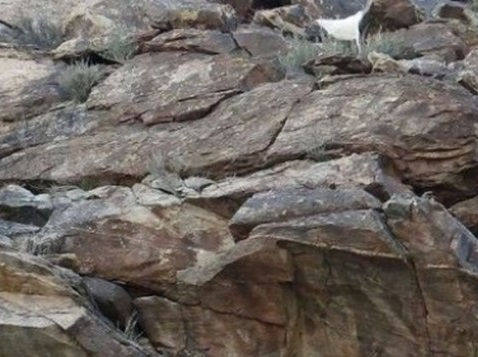
#> input picture ch_07_domain/blurred.jpg, 478 x 357 px
$ jupyter execute '126_언샤프 마스크 예제.ipynb'
#> lines starting #> are read from the running program, lines starting #| are printed output that depends on the picture
[cell 1]
import cv2, numpy as np, matplotlib.pyplot as plt

# 이미지 불러오기
img = cv2.imread('blurred.jpg', cv2.IMREAD_GRAYSCALE)
#> img: shape (357, 478); min 0, max 255, mean 103.3

# 가우시안 블러를 사용해 블러 처리
blurred_img = cv2.GaussianBlur(img, (7, 7), 0)
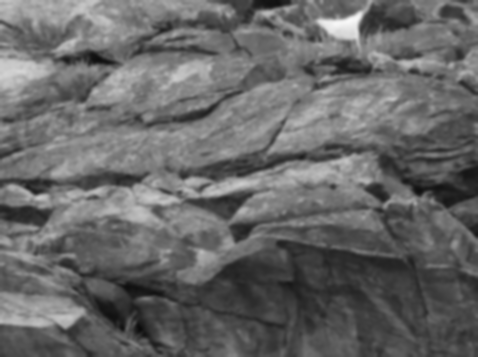
#> blurred_img: shape (357, 478); min 11, max 248, mean 103.3

# 샤프닝: 원본 이미지와 블러 이미지의 차이를 이용
alpha = 1.5  # 샤프닝 강도
img_sharpened = (1 + alpha) * img - alpha * blurred_img
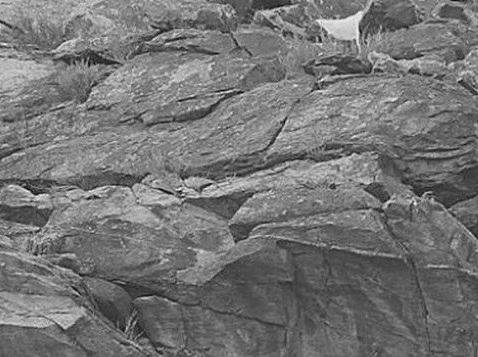
#> img_sharpened: shape (357, 478) float64; min -69.5, max 307.5, mean 103.3; drawn with min black and max white

# 원본 이미지와 샤프닝 이미지 비교 출력
plt.figure(figsize=(10, 5))

# 원본 이미지 출력
plt.subplot(1, 2, 1)
plt.imshow(img, cmap="gray")
plt.title('Original Image')
plt.axis('off')

# 샤프닝 이미지 출력
plt.subplot(1, 2, 2)
plt.imshow(img_sharpened, cmap="gray")
plt.title('Sharpened Image (Unsharp Mask)')
plt.axis('off')

plt.tight_layout()
plt.show()
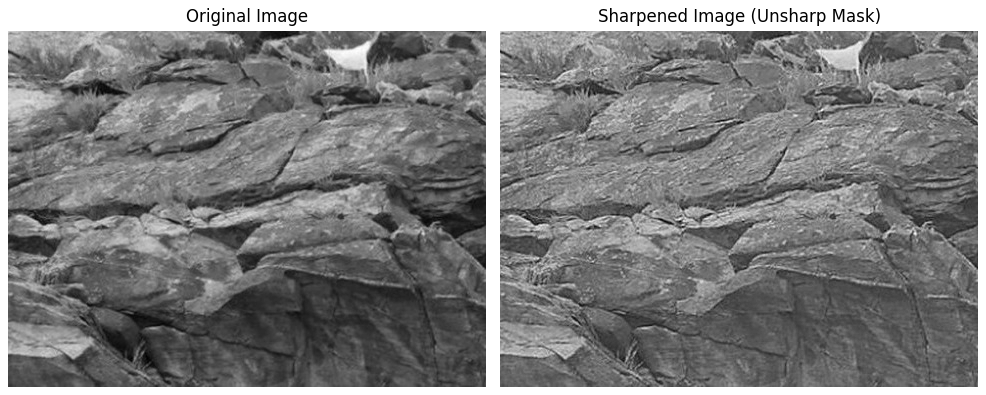
#> figure drawn by matplotlib, 2 panels
